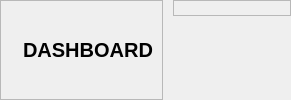
        <widget class="QWidget" name="HeaderContainer" native="true">
         <property name="styleSheet">
          <string notr="true"/>
         </property>
         <layout class="QHBoxLayout" name="horizontalLayout_2">
          <property name="spacing">
           <number>10</number>
          </property>
          <property name="leftMargin">
           <number>0</number>
          </property>
          <property name="topMargin">
           <number>0</number>
          </property>
          <property name="rightMargin">
           <number>0</number>
          </property>
          <property name="bottomMargin">
           <number>0</number>
          </property>
          <item alignment="Qt::AlignmentFlag::AlignLeft">
           <widget class="QFrame" name="frame_3">
            <property name="frameShape">
             <enum>QFrame::Shape::StyledPanel</enum>
            </property>
            <property name="frameShadow">
             <enum>QFrame::Shadow::Raised</enum>
            </property>
            <layout class="QHBoxLayout" name="horizontalLayout_4">
             <item>
              <widget class="QLabel" name="label_2">
               <property name="text">
                <string/>
               </property>
               <property name="pixmap">
                <pixmap resource="resource.qrc">:/icons/Icons/home.svg</pixmap>
               </property>
              </widget>
             </item>
             <item>
              <widget class="QLabel" name="AppTitle_2">
               <property name="font">
                <font>
                 <pointsize>-1</pointsize>
                 <bold>true</bold>
                </font>
               </property>
               <property name="styleSheet">
                <string notr="true">QLabel {
    font-size: 20px;           /* Large font size for the title */
    font-weight: bold;         /* Bold text for emphasis */
    color:#010101;            /* A fresh black color for the title */
    background: transparent;   /* No background for a clean look */
    text-align: center;        /* Centered alignment */
}
</string>
               </property>
               <property name="text">
                <string>DASHBOARD</string>
               </property>
               <property name="alignment">
                <set>Qt::AlignmentFlag::AlignCenter</set>
               </property>
              </widget>
             </item>
            </layout>
           </widget>
          </item>
          <item alignment="Qt::AlignmentFlag::AlignRight|Qt::AlignmentFlag::AlignTop">
           <widget class="QFrame" name="frame_4">
            <property name="frameShape">
             <enum>QFrame::Shape::StyledPanel</enum>
            </property>
            <property name="frameShadow">
             <enum>QFrame::Shadow::Raised</enum>
            </property>
            <layout class="QHBoxLayout" name="horizontalLayout">
             <property name="spacing">
              <number>10</number>
             </property>
             <property name="leftMargin">
              <number>0</number>
             </property>
             <property name="topMargin">
              <number>0</number>
             </property>
             <property name="rightMargin">
              <number>0</number>
             </property>
             <property name="bottomMargin">
              <number>0</number>
             </property>
             <item>
              <widget class="QPushButton" name="pushButton_3">
               <property name="styleSheet">
                <string notr="true">QPushButton {
    /* Custom style or reset styles */
    background-color: none;
    color: black;
    border: none;
   padding: 0px;
}
</string>
               </property>
               <property name="text">
                <string/>
               </property>
               <property name="icon">
                <iconset resource="resource.qrc">
                 <normaloff>:/icons/Icons/minimize-sign.svg</normaloff>:/icons/Icons/minimize-sign.svg</iconset>
               </property>
              </widget>
             </item>
             <item>
              <widget class="QPushButton" name="MaximumBtn">
               <property name="styleSheet">
                <string notr="true">QPushButton {
    /* Custom style or reset styles */
    background-color: none;
    color: black;
    border: none;
   padding: 0px;
}</string>
               </property>
               <property name="text">
                <string/>
               </property>
               <property name="icon">
                <iconset resource="resource.qrc">
                 <normaloff>:/icons/Icons/stop.svg</normaloff>:/icons/Icons/stop.svg</iconset>
               </property>
              </widget>
             </item>
             <item>
              <widget class="QPushButton" name="CrossBtn">
               <property name="styleSheet">
                <string notr="true">QPushButton {
    /* Custom style or reset styles */
    background-color: none;
    color: black;
    border: none;
   padding: 0px;
}</string>
               </property>
               <property name="text">
                <string/>
               </property>
               <property name="icon">
                <iconset resource="resource.qrc">
                 <normaloff>:/icons/Icons/close.svg</normaloff>:/icons/Icons/close.svg</iconset>
               </property>
              </widget>
             </item>
            </layout>
           </widget>
          </item>
         </layout>
        </widget>
